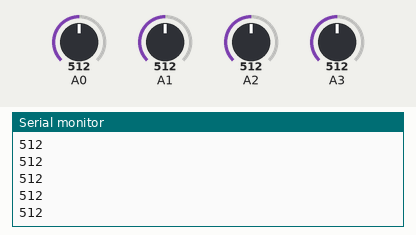
The sketch below on a simulated Arduino Uno, built with avr-gcc and run on an emulated ATmega328P. On the bench: the last lines printed to the serial monitor. Inputs (shaded band) come from the test bench; at power-on: A0 = 512, A1 = 512, A2 = 512, A3 = 512.

Above: at 10.8 s.
10.9 s: A0 set to 716
20.9 s: A1 set to 306
At 30.7 s:
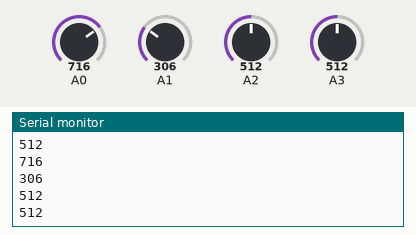
30.9 s: A2 set to 992
At 40.7 s:
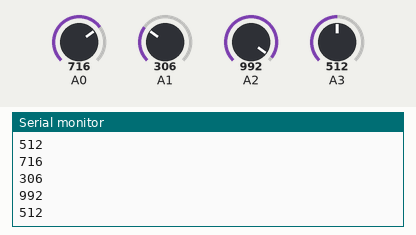
40.9 s: A3 set to 30
At 51.2 s:
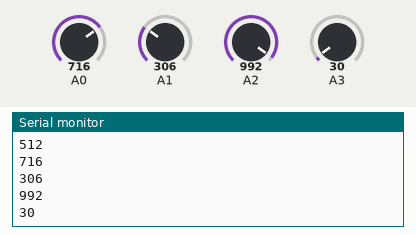
Timing chart, 0 to 51.9 s (numbered marks = the images above; inputs shaded):
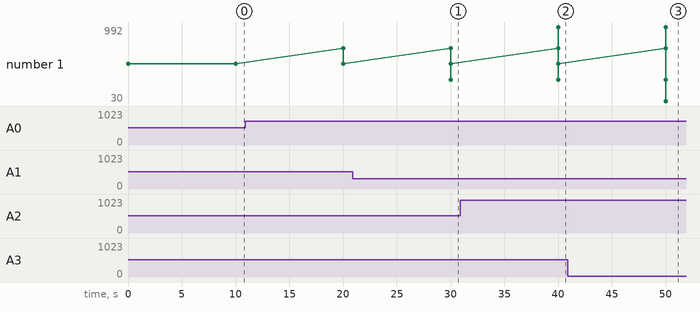

The sketch:

pressure.ino
```cpp
boolean sit = false;  //앉은지 안앉았는지

void setup(){
  Serial.begin(9600);   //연결

}

void loop(){
  int sensor0 = analogRead(A0);
  int sensor1 = analogRead(A1);
  int sensor2 = analogRead(A2);
  int sensor3 = analogRead(A3);


  //int press1 = map(pressure, 0, 1024, 0, 255); //0~1024의 센서값을 0~255로 변환
  //Serial.print("sensor0 : ");
  Serial.println(sensor0);
  //Serial.print("sensor1 : ");
  Serial.println(sensor1);
  //Serial.print("sensor2 : ");
  Serial.println(sensor2);
  //Serial.print("sensor3 : ");
  Serial.println(sensor3);
  //Serial.println("------------------");

  //앉아있을 경우
  /*
   if (pressure > 100) {
    Serial.println("sitdown");
    //rtc.startRTC(); //rtc시작(시간 측정)
    sit = true; //앉아있는 상태로 변경
  }
  else
  {
    sit=false;
  }*/
  delay(10000);
}
```

Measured:
- after the input at 20.9 s, the serial monitor: prints a new line after 9.1 s (image 1)
- after the input at 30.9 s, the serial monitor: prints a new line after 9.1 s (image 2)
- after the input at 40.9 s, the serial monitor: prints a new line after 9.1 s (image 3)
- plotted number 1: 512 → 30 after the input at 40.9 s
